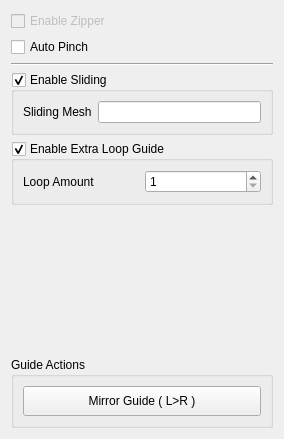
<?xml version="1.0" encoding="UTF-8"?>
<ui version="4.0">
 <class>Form</class>
 <widget class="QWidget" name="Form">
  <property name="geometry">
   <rect>
    <x>0</x>
    <y>0</y>
    <width>284</width>
    <height>439</height>
   </rect>
  </property>
  <property name="windowTitle">
   <string>Form</string>
  </property>
  <layout class="QGridLayout" name="gridLayout_5">
   <item row="0" column="0">
    <widget class="QCheckBox" name="checkBox_enable_zipper">
     <property name="enabled">
      <bool>false</bool>
     </property>
     <property name="text">
      <string>Enable Zipper</string>
     </property>
    </widget>
   </item>
   <item row="1" column="0">
    <widget class="QCheckBox" name="checkBox_auto_pinch">
     <property name="text">
      <string>Auto Pinch</string>
     </property>
    </widget>
   </item>
   <item row="2" column="0">
    <widget class="Line" name="line">
     <property name="orientation">
      <enum>Qt::Horizontal</enum>
     </property>
    </widget>
   </item>
   <item row="3" column="0">
    <widget class="QGroupBox" name="checkBox_enable_sliding">
     <property name="title">
      <string>Enable Sliding</string>
     </property>
     <property name="checkable">
      <bool>true</bool>
     </property>
     <layout class="QGridLayout" name="gridLayout_3">
      <item row="0" column="0">
       <layout class="QGridLayout" name="gridLayout">
        <item row="0" column="1">
         <widget class="QLineEdit" name="lineEdit_sliding_object"/>
        </item>
        <item row="0" column="0">
         <widget class="QLabel" name="label_2">
          <property name="text">
           <string>Sliding Mesh</string>
          </property>
         </widget>
        </item>
       </layout>
      </item>
     </layout>
    </widget>
   </item>
   <item row="4" column="0">
    <widget class="QGroupBox" name="checkBox_extra_loop">
     <property name="title">
      <string>Enable Extra Loop Guide</string>
     </property>
     <property name="checkable">
      <bool>true</bool>
     </property>
     <layout class="QGridLayout" name="gridLayout_4">
      <item row="0" column="0">
       <layout class="QGridLayout" name="gridLayout_2">
        <item row="0" column="0">
         <widget class="QLabel" name="label_3">
          <property name="text">
           <string>Loop Amount</string>
          </property>
         </widget>
        </item>
        <item row="0" column="1">
         <widget class="QSpinBox" name="spinBox_loop_amount">
          <property name="minimum">
           <number>1</number>
          </property>
          <property name="value">
           <number>1</number>
          </property>
         </widget>
        </item>
       </layout>
      </item>
     </layout>
    </widget>
   </item>
   <item row="5" column="0">
    <spacer name="verticalSpacer">
     <property name="orientation">
      <enum>Qt::Vertical</enum>
     </property>
     <property name="sizeHint" stdset="0">
      <size>
       <width>20</width>
       <height>40</height>
      </size>
     </property>
    </spacer>
   </item>
   <item row="6" column="0">
    <widget class="QGroupBox" name="groupBox">
     <property name="title">
      <string>Guide Actions</string>
     </property>
     <layout class="QGridLayout" name="gridLayout_6">
      <item row="0" column="0">
       <widget class="QPushButton" name="pushButton_mirror_guide">
        <property name="minimumSize">
         <size>
          <width>0</width>
          <height>30</height>
         </size>
        </property>
        <property name="text">
         <string>Mirror Guide ( L&gt;R )</string>
        </property>
       </widget>
      </item>
     </layout>
    </widget>
   </item>
  </layout>
 </widget>
 <resources/>
 <connections/>
</ui>
